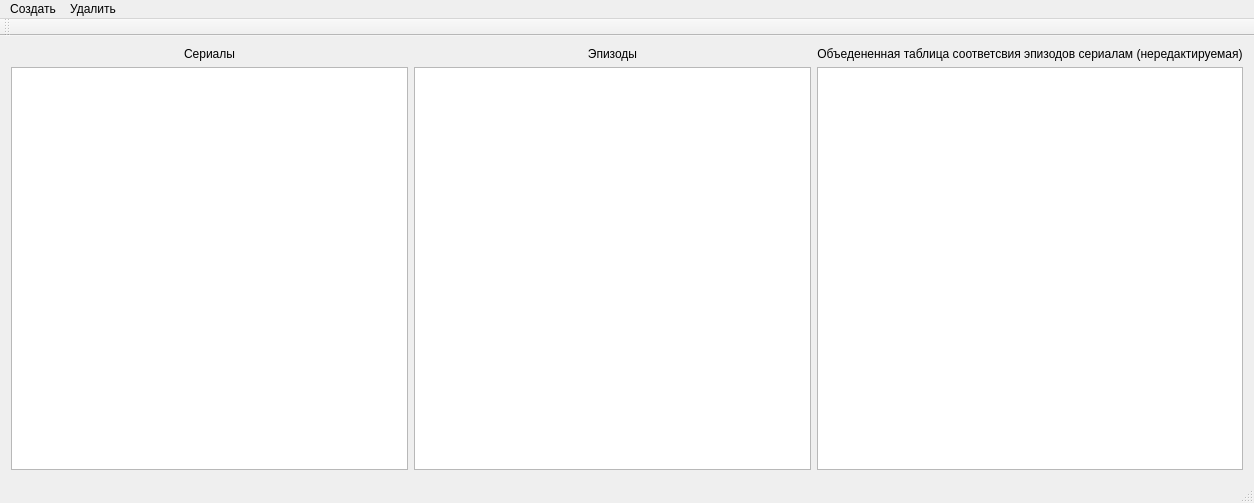
<?xml version="1.0" encoding="UTF-8"?>
<ui version="4.0">
 <class>MainWindow</class>
 <widget class="QMainWindow" name="MainWindow">
  <property name="geometry">
   <rect>
    <x>0</x>
    <y>0</y>
    <width>1254</width>
    <height>503</height>
   </rect>
  </property>
  <property name="windowTitle">
   <string>Трекер сериалов. Администратор</string>
  </property>
  <widget class="QWidget" name="centralWidget">
   <layout class="QGridLayout" name="gridLayout">
    <item row="1" column="1">
     <widget class="QTableView" name="episodeTable"/>
    </item>
    <item row="1" column="0">
     <widget class="QTableView" name="showTable"/>
    </item>
    <item row="1" column="2">
     <widget class="QTableView" name="joinView"/>
    </item>
    <item row="0" column="0">
     <widget class="QLabel" name="label">
      <property name="text">
       <string>&lt;html&gt;&lt;head/&gt;&lt;body&gt;&lt;p align=&quot;center&quot;&gt;Сериалы&lt;/p&gt;&lt;/body&gt;&lt;/html&gt;</string>
      </property>
     </widget>
    </item>
    <item row="0" column="1">
     <widget class="QLabel" name="label_2">
      <property name="text">
       <string>&lt;html&gt;&lt;head/&gt;&lt;body&gt;&lt;p align=&quot;center&quot;&gt;Эпизоды&lt;/p&gt;&lt;/body&gt;&lt;/html&gt;</string>
      </property>
     </widget>
    </item>
    <item row="0" column="2">
     <widget class="QLabel" name="label_3">
      <property name="text">
       <string>&lt;html&gt;&lt;head/&gt;&lt;body&gt;&lt;p align=&quot;center&quot;&gt;Объедененная таблица соответсвия эпизодов сериалам (нередактируемая)&lt;/p&gt;&lt;/body&gt;&lt;/html&gt;</string>
      </property>
     </widget>
    </item>
   </layout>
  </widget>
  <widget class="QMenuBar" name="menuBar">
   <property name="geometry">
    <rect>
     <x>0</x>
     <y>0</y>
     <width>1254</width>
     <height>20</height>
    </rect>
   </property>
   <widget class="QMenu" name="menu">
    <property name="title">
     <string>Создать</string>
    </property>
    <addaction name="actionCreateShow"/>
    <addaction name="actionCreateEpisode"/>
   </widget>
   <widget class="QMenu" name="menu_2">
    <property name="title">
     <string>Удалить</string>
    </property>
    <addaction name="actionDelShow"/>
    <addaction name="actionDelEpisode"/>
   </widget>
   <addaction name="menu"/>
   <addaction name="menu_2"/>
  </widget>
  <widget class="QToolBar" name="mainToolBar">
   <attribute name="toolBarArea">
    <enum>TopToolBarArea</enum>
   </attribute>
   <attribute name="toolBarBreak">
    <bool>false</bool>
   </attribute>
  </widget>
  <widget class="QStatusBar" name="statusBar"/>
  <action name="actionCreateShow">
   <property name="text">
    <string>Сериал</string>
   </property>
  </action>
  <action name="actionCreateEpisode">
   <property name="text">
    <string>Эпизод</string>
   </property>
  </action>
  <action name="actionDelShow">
   <property name="text">
    <string>Сериал</string>
   </property>
  </action>
  <action name="actionDelEpisode">
   <property name="text">
    <string>Эпизод</string>
   </property>
  </action>
  <action name="actionUpdate">
   <property name="text">
    <string>Обновить объединенную таблицу</string>
   </property>
  </action>
 </widget>
 <layoutdefault spacing="6" margin="11"/>
 <resources/>
 <connections/>
</ui>
